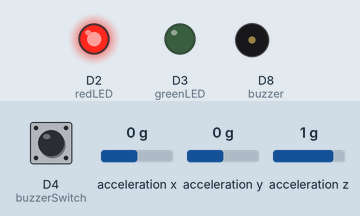
A sketch run on a simulated Arduino Nano 33 BLE. On the bench: output pins drawn as LEDs (lit = HIGH), buzzer (waves = sounding). Inputs (shaded band) come from the test bench; at power-on: D4 (buzzerSwitch) HIGH, acceleration x 0 g, acceleration y 0 g, acceleration z 1 g. What the sketch prints to the serial monitor is not drawn.

Above: at 1.2 s.
1.3 s: D4 (buzzerSwitch) pulled LOW for 0.15 s
At 1.42 s:
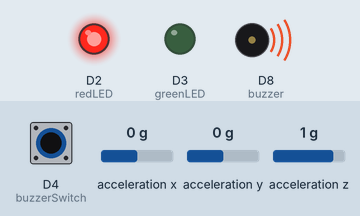
3.0 s: D4 (buzzerSwitch) pulled LOW for 3.2 s
At 7.4 s:
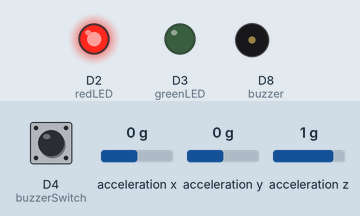
Timing chart, 0 to 8.9 s (numbered marks = the images above; inputs shaded):
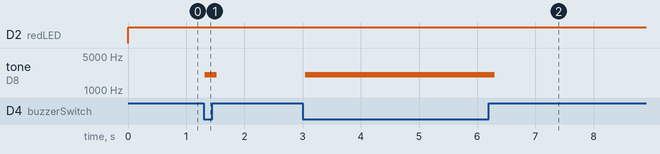

Measured:
- after the input at 1.3 s, tone on D8 (buzzer): silent → 2048 Hz at once, → silent 0.20 s later
- after the input at 3.0 s, tone on D8 (buzzer): silent → 2048 Hz after 0.05 s, → silent 3.2 s later

The sketch:

nathacks_code1.ino
```cpp
#include <Arduino_LSM9DS1.h>
#include <math.h>

// Arduino board pin connections
const int redLED = 2; // D2
const int greenLED = 3; // D3
const int buzzer = 8; // D8
const int buzzerSwitch = 4; // D4

// Set constant for safe angle ranges
const float minAngle = 65.0;
const float maxAngle = 85.0;

// Set constants for the safe movement range
const float movementThreshold = 0.20;

// Previous acceleration readings
float previousX = 0;
float previousY = 0;
float previousZ = 0;

bool firstReading = true; // Checks if this is the first reading
unsigned long movementAlarmUntil = 0; // Stores the time when the movement warning should stop

void setup() {
  Serial.begin(9600);  // 9600 baud for the serial monitor

  pinMode(redLED, OUTPUT);
  pinMode(greenLED, OUTPUT);
  pinMode(buzzer, OUTPUT);

  // Switch pin is set as input
  pinMode(buzzerSwitch, INPUT_PULLUP);

  digitalWrite(buzzer, LOW); // Buzzer starts off

  if (!IMU.begin()) {
    while (1);  // if accelerometer did not initialize, the code will not run
  }
}

void loop() {
  float x, y, z;

  // If the switch is closed (LOW), the buzzer turns on
  bool buzzerEnabled =
    (digitalRead(buzzerSwitch) == LOW);

  // Obtains acceleration readings and calculates the angle of ladder
  if (IMU.accelerationAvailable()) {
    IMU.readAcceleration(x, y, z);

    // Calculate ladder angle
    float angle = atan2(
      abs(x),
      sqrt(y*y + z*z)
    ) * 180.0 / PI;

    Serial.print("Ladder Angle: ");
    Serial.print(angle, 2);
    Serial.println(" degrees");

    // Calculate sudden movement
    float movement = 0;

    // Only calculates movement after first reading since it uses original readings
    if (!firstReading) {
      movement = sqrt(
        pow(x - previousX, 2) +
        pow(y - previousY, 2) +
        pow(z - previousZ, 2)
      );
    }

    previousX = x;
    previousY = y;
    previousZ = z;
    firstReading = false;

    // Movement alarm lasts 1.5 seconds
    if (movement > movementThreshold) {
      movementAlarmUntil = millis() + 1500;
    }

    // Check safety conditions
    bool angleUnsafe =
      (angle < minAngle || angle > maxAngle);

    bool movementUnsafe =
      (millis() < movementAlarmUntil); // Only unsafe if its within the 1.5 seconds alarm deadline

    bool unsafe = angleUnsafe || movementUnsafe;

    // LEDs
    if (unsafe) {
      digitalWrite(redLED, HIGH);
      digitalWrite(greenLED, LOW);
    } else {
      digitalWrite(redLED, LOW);
      digitalWrite(greenLED, HIGH);
    }

    // Buzzer controlled by  switch
    if (buzzerEnabled && unsafe) {
      tone(buzzer, 2048);
    } else {
      noTone(buzzer);
    }

  }

  delay(100);
}
```
